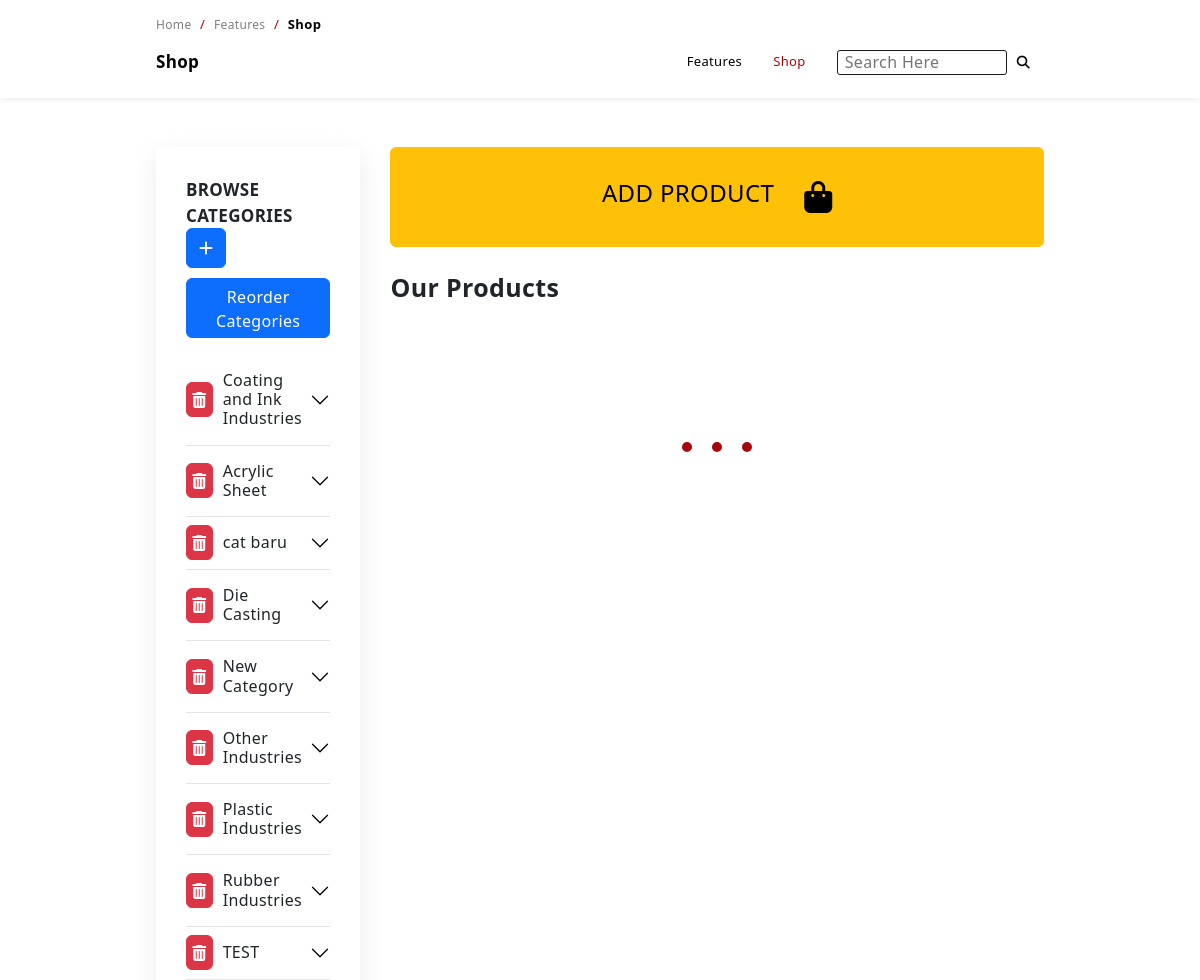
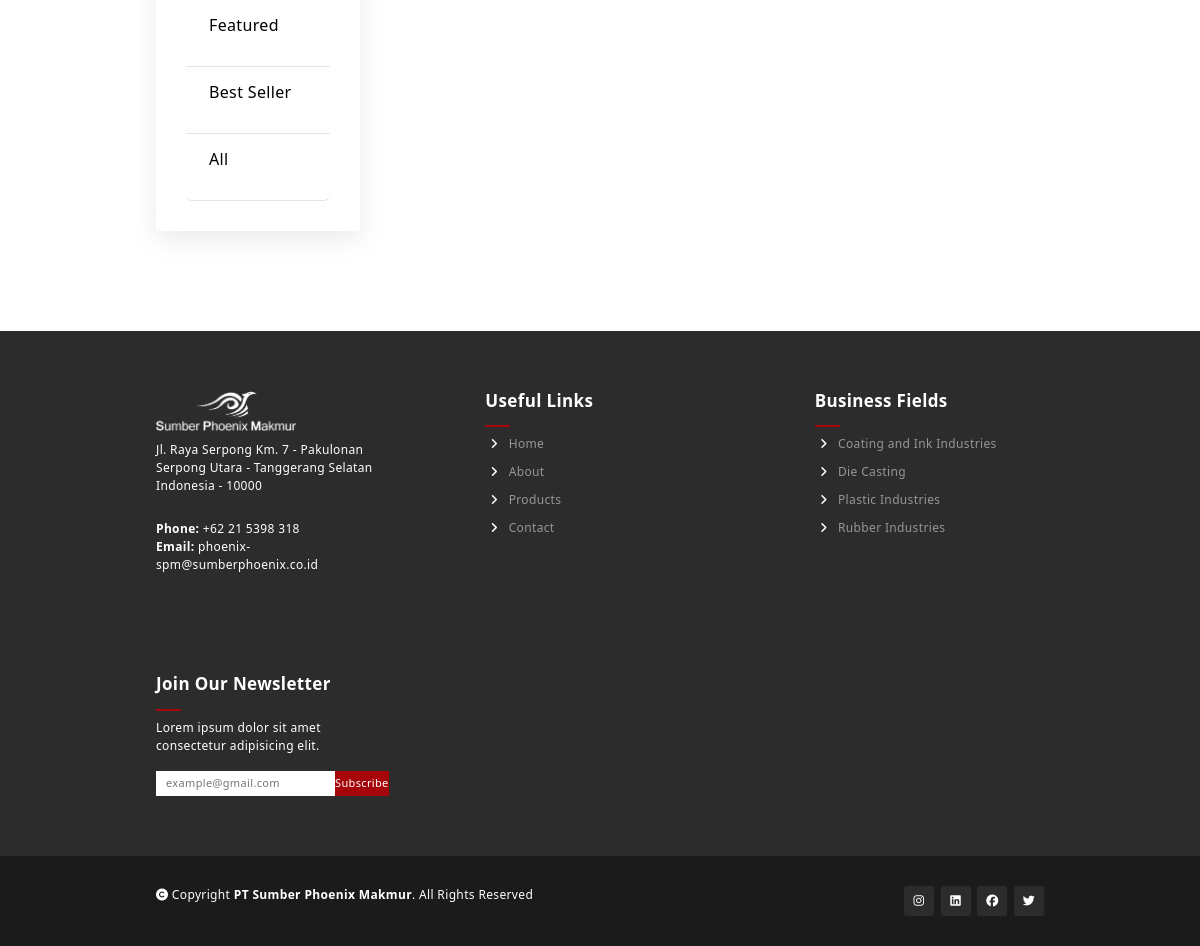
Screenshot of /admin/shop.php (signed in) with the database file from the repository (2 pictures, top to bottom).
### tables this page shows
CREATE TABLE `categories` (
  `cat_id` int(11) NOT NULL,
  `cat_code` varchar(100) NOT NULL,
  `cat_name` varchar(255) NOT NULL,
  `cat_img` text NOT NULL,
  `status` tinyint(1) NOT NULL DEFAULT 1,
  `order_by` int(11) NOT NULL
);

CREATE TABLE `company_profile` (
  `id_fitur` int(11) NOT NULL,
  `fitur_name` text NOT NULL,
  `fitur_data` text DEFAULT NULL
);

### admin/shop.php (the view, shortened to what this page needs)
<?php
include 'api/connect.php';
?>
<!DOCTYPE html>
<html lang="en">
<head>
    <link href="https://cdn.jsdelivr.net/npm/bootstrap@5.2.0-beta1/dist/css/bootstrap.min.css" rel="stylesheet">
    <link rel="stylesheet" href="../style.css">
    <link rel="stylesheet" href="../style/nav.css">
    <link rel="stylesheet" href="../style/footer.css">
    <link rel="stylesheet" href="../style/copyright.css">
    <link rel="stylesheet" href="../style/nav_templates.css">
    <link rel="stylesheet" href="../style/product/nav.css">
    <link rel="stylesheet" href="../style/product/shop.css">
    <link rel="stylesheet" href="style/shop.css">
</head>
<body>
    <nav class="navbar active fixed-top navbar-expand-lg">
        <div class="paragraph">
            <a href="index.php">Home </a>
            <span>/</span>
            <a href="./product.php">Features </a>
            <span>/</span>
            <strong class="product">Shop</strong>
        </div>
        <div class="container-fluid">
            <div class="navbar-brand">
                <div class="sub-heading">Shop</div>
            </div>
            <div class="collapse navbar-collapse" id="navbarSupportedContent">
                <ul class="navbar-nav mr-auto w-100 justify-content-end">
                    <li class="nav-item">
                        <a class="nav-link paragraph" href="./product.php">Features</a>
                    </li>
                    <li class="nav-item active">
                        <a class="nav-link paragraph" href="#">Shop</a>
                    </li>
                    <li class="nav-item">
                        <a class="nav-link paragraph">
                            <form autocomplete="off" action="/action_page.php" style="display:flex;justify-content:center;align-items:center;border:none;">
                                <div class="autocomplete">
                                    <input id="searchbar" type="text" name="search" onkeyup="searchProduct()"  class="search-bar" placeholder="Search Here" >
                                </div>
                                <i class="fa-solid fa-magnifying-glass search-icon"></i>
                            </form>
                        </a>
                    </li>
                </ul>
            </div>
        </div>
    </nav>
    <section class="product-section section-extra">
        <div class="container-fluid">
            <div class="filter-container">
                <div class="categories filters accordion" id="accordionExample">
                    <div class="filter-title sub-heading">
                        BROWSE CATEGORIES
                        <button type="button" class="btn btn-primary" data-bs-toggle="modal" data-bs-target="#addCatModal">
                            <i class="fa-solid fa-plus"></i>
                        </button>
                        <button type="button" class="btn btn-primary" style="width:100%;margin-top:10px;height:60px;" data-bs-toggle="modal" data-bs-target="#reorderModal">
                           Reorder Categories
                        </button>
                    </div>
                    <?php
                        $stmt =$conn->prepare("SELECT * FROM categories where status = 1 ORDER BY order_by asc");
                        $stmt->execute();
                        while($cat = $stmt->fetch()):
                    ?>
                    <div class="category accordion-item <?= $cat['cat_code'] ?>">
                        <h2 class="accordion-header" id="heading-<?= $cat['cat_code'] ?>">
                            <button class="btn btn-danger delCatBut" code="<?= $cat['cat_code'] ?>"><i class="fa-solid fa-trash-can"></i></button>
                            <button class="accordion-button collapsed" type="button" data-bs-toggle="collapse" data-bs-target="#collapse-<?= $cat['cat_code'] ?>" aria-expanded="false" aria-controls="collapse-<?= $cat['cat_code'] ?>">
                                <?= $cat['cat_name'] ?>
                            </button>
                        </h2>
                    </div>
                    <?php endwhile; ?>
                    <div class="category accordion-item featured">
                        <p class="accordion-header" id="heading-featured ?>">
                            <div class="category-item" id="featured">
                               Featured
                            </div>
                        </p>
                    </div>
                    <div class="category accordion-item bestseller">
                        <p class="accordion-header" id="heading-bestseller ?>">
                            <div class="category-item" id="bestseller">
                               Best Seller
                            </div>
                        </p>
                    </div>
                    <div class="category accordion-item All">
                        <p class="accordion-header" id="heading-All ?>">
                            <div class="category-item" id="random">
                                <?= 'All' ?>
                            </div>
                        </p>
                    </div>
                </div>
            </div>
            <div class="product-container">
                <button class="btn btn-warning addProduct" data-bs-toggle="modal" data-bs-target="#addProductModal" style="width:100%;height:100px;display:flex;justify-content:center;align-items:center"> <h4 style="margin-right:30px">ADD PRODUCT</h4> <i class="fa-solid fa-bag-shopping fa-2xl"></i></button>
                <div class="product-category-title">Our Products</div>
                <div class="loader">
                    <span class="loader__element"></span>
                    <span class="loader__element"></span>
                    <span class="loader__element"></span>
                </div>
            </div>
        </div>
    </section>
    <?php include 'bottombar.php'  ?>
</body>
</html>

### admin/bottombar.php
<?php
function getData1($fiturNama,$conn){
    $stmt = $conn->prepare('SELECT * FROM company_profile where fitur_name =? ');
    $stmt->execute([$fiturNama]);
    $temp = $stmt->fetch();
    $data = $temp['fitur_data'];
    return $data;
}
?>
<section class="footer-section">
        <div class="container-fluid grid">
            <div class="company-information">
                <div class="company-logo">
                    <img src="../src/<?= getData1('logo',$conn) ?>" id="company-logo" alt="">
                </div>
                <div class="company-address">
                    <p class="paragraph" col="address"><?= getData1('address',$conn)?> </p>
                </div>
                <div class="company-phone">
                    <p class="paragraph" col="phone"><strong>Phone: </strong><?= getData1('phone',$conn) ?></p>
                </div>
                <div class="company-email">
                    <p class="paragraph" col="email"><strong>Email: </strong><?= getData1('email',$conn) ?></p>
                </div>
            </div>
            <div class="useful-links">
                <h2 class="sub-heading underline">Useful Links</h2>
                <a class="footer-item" href="#">
                    <i class="fa-solid fa-angle-right"></i>
                    Home
                </a>
                <a class="footer-item" href="#about">
                    <i class="fa-solid fa-angle-right"></i>
                    About
                </a>
                <a class="footer-item" href="./templates/product.html">
                    <i class="fa-solid fa-angle-right"></i>
                    Products
                </a>
                <a class="footer-item" href="./templates/contact.html">
                    <i class="fa-solid fa-angle-right"></i>
                    Contact
                </a>
            </div>
            <div class="business-fields useful-links">
                <h2 class="sub-heading underline">Business Fields</h2>
                <?php
                    $stmt=$conn->prepare("SELECT c.cat_code as cat_code,c.cat_name as cat_name,c.cat_id as cat_id,c.cat_img as cat_img, count(s.sub_id)
                    FROM categories c
                    join subcategories s on c.cat_id = s.cat_id
                    join product_subcategory ps  on s.sub_id = ps.subcategory_id
                    join products p on ps.product_id = p.product_id
                    where c.status = 1 and s.status = 1 and p.status = 1 GROUP BY c.cat_id HAVING COUNT(ps.product_id) > 0 order by c.order_by ASC");
                    $stmt->execute();
                    while($cat = $stmt->fetch()):
                ?>
                <a class="footer-item" href="./shop.php?cateCode=<?= $cat['cat_code'] ?>">
                    <i class="fa-solid fa-angle-right"></i>
                    <?= $cat['cat_name'] ?>
                </a>
                <?php endwhile; ?>
            </div>
            <div class="newsletter">
                <h2 class="sub-heading underline">Join Our Newsletter</h2>
                <p class="paragraph" col="newsletter_desc"><?= getData1('newsletter_desc',$conn)?></p>
                <div class="email-input">
                    <input type="email" placeholder="example@gmail.com">
                    <button class="custom-button btn" type="button">Subscribe</button>
                </div>
            </div>
        </div>
    </section>
    <footer class="copyright-footer">
        <div class="container-fluid">
            <div class="copyright paragraph">
                <i class="fa-solid fa-copyright"></i>
                Copyright <strong>PT Sumber Phoenix Makmur</strong>. All Rights Reserved
            </div>
            <div class="copyright-social-media">
                <div class="icon-container-box">
                    <a href="<?= getData1('instagram',$conn) ?>" class="fa-brands fa-instagram"></a>
                </div>
                <div class="icon-container-box">
                    <a href="<?= getData1('linkedin',$conn) ?>" class="fa-brands fa-linkedin"></a>
                </div>
                <div class="icon-container-box">
                    <a href="<?= getData1('facebook',$conn) ?>" class="fa-brands fa-facebook"></a>
                </div>
                <div class="icon-container-box">
                    <a href="<?= getData1('twitter',$conn) ?>" class="fa-brands fa-twitter"></a>
                </div>
            </div>
        </div>
    </footer>

### style.css (style rules this page uses)
* { padding: 0; margin: 0; letter-spacing: 0.35px; -webkit-box-sizing: border-box; -moz-box-sizing: border-box; box-sizing: border-box; }
html { overflow-x: hidden; scroll-behavior: smooth; background: white; }
:root { --yellow: #a6060a; --black: #1B1B1B; --light-black: #2C2C2C; }
section { display: flex; justify-content: center; width: 100vw; }
.navbar, footer { display: flex !important; justify-content: center; }
footer { width: 100vw; }
a { text-decoration: none; }
.custom-button { color: white; background-color: var(--yellow); transition: 0.7s ease; padding: 0; border-color: rgba(0, 0, 0, 0); border-radius: 5px; display: flex; justify-content: center; align-items: center; }
.sub-heading { font-size: 17px; font-weight: bold; }
.grid { display: grid; grid-template-columns: repeat(auto-fit, minmax(300px, 1fr)); gap: 20px; }
.paragraph { font-size: 12px; }
.container-fluid { padding: 0; margin: 0; padding-right: 13vw; padding-left: 13vw; width: 100%; max-width: 1900px; }
.section-extra { padding-top: 120px; padding-bottom: 100px; }
.underline { position: relative; padding-bottom: 16px; }
.underline:after { display: block; content: ''; width: 70px; height: 4px; background: var(--yellow); position: absolute; bottom: 0; left: 50%; transform: translate(-50%, -50%); }
.accordion-item { border: none; border-bottom: 1px solid rgba(0, 0, 0, 0.1); }
.accordion-item .accordion-button { padding-left: 0; padding-right: 0; border: none; box-shadow: none; outline: none; }
.accordion-item .accordion-button.collapsed::after { width: 20px; height: 20px; object-fit: cover; }

### style/nav.css (style rules this page uses)
.navbar { background-color: white; box-shadow: 0 1px 6px 0 rgba(0, 0, 0, 0.1); padding-top: 13px; padding-bottom: 13px; }
.navbar-nav { align-items: center; }
.navbar-brand { margin-right: 0; }
.nav-link { transition: 0.3s ease; border-radius: 5px; margin-left: 15px; color: black; }
.navbar .nav-item { transition: 0.3s ease; }
.navbar .nav-item.active a { color: var(--yellow); }
.navbar .nav-link.paragraph { font-size: 13px; }

### style/footer.css (style rules this page uses)
.footer-section { background-color: var(--light-black); height: auto; padding-top: 60px; padding-bottom: 60px; color: white; }
.footer-section .useful-links { display: flex; flex-direction: column; }
.footer-section .underline:after { left: 0 !important; transform: translate(0); width: 25px; height: 2px; }
.footer-section .footer-item { margin-left: 5px; font-size: 12px; color: rgba(255, 255, 255, 0.5); margin-bottom: 10px; text-decoration: none; width: 100%; transition: all 0.3s ease; cursor: pointer; }
.footer-section .footer-item i { margin-right: 7px; color: white; transition: all 0.3s ease; }
.footer-section .grid { grid-template-columns: repeat(auto-fit, minmax(200px, 1fr)); gap: 100px; }
.footer-section .company-information { max-width: 250px; }
.footer-section .business-fields { width: 180px; }
.footer-section img { width: 140px; filter: brightness(0) invert(1); margin-bottom: 10px; }
.footer-section .company-information .paragraph { margin-bottom: 0; }
.footer-section .company-information .company-address { margin-bottom: 25px; }
.footer-section .newsletter { max-width: 300px; }
.footer-section .email-input { display: flex; }
.footer-section .email-input input { border-radius: 0; border: none; padding-left: 10px; padding-right: 10px; font-size: 11px; }
.footer-section .email-input .custom-button { border: none; border-radius: 0; font-size: 11px; height: 25px; width: 65px; font-weight: 300; cursor: pointer; transition: 0.3s ease; }

### style/copyright.css (style rules this page uses)
.copyright-footer { height: auto; padding-top: 30px; padding-bottom: 30px; background-color: var(--black); color: white; }
.copyright-footer .container-fluid { display: flex; justify-content: space-between; }
.copyright-footer .copyright-social-media { display: flex; justify-content: space-between; width: 140px; }
.copyright-footer .icon-container-box { height: 30px; width: 30px; border-radius: 3px; font-size: 12px; background-color: var(--light-black); display: flex; justify-content: center; align-items: center; transition: 0.5s ease; cursor: pointer; }
.copyright-footer .icon-container-box a { text-decoration: none; color: white; }

### admin/shop.php (style rules this page uses)
.autocomplete { position: relative; display: inline-block; }
.autocomplete input { padding: 10px; font-size: 16px; }

### rows the page displays
categories: cat_name "Coating and Ink Industries"
categories: cat_name "Acrylic Sheet"
categories: cat_name "cat baru"
categories: cat_name "Die Casting"
categories: cat_name "New Category"
categories: cat_name "Other Industries"
categories: cat_name "Plastic Industries"
categories: cat_name "Rubber Industries"
categories: cat_name "TEST"
company_profile: fitur_data (picture)
company_profile: fitur_data "Jl. Raya Serpong Km. 7 - Pakulonan Serpong Utara - Tanggerang Selatan Indonesia - 10000"
company_profile: fitur_data "+62 21 5398 318"
company_profile: fitur_data "phoenix-spm@sumberphoenix.co.id"
company_profile: fitur_data "Lorem ipsum dolor sit amet consectetur adipisicing elit."
